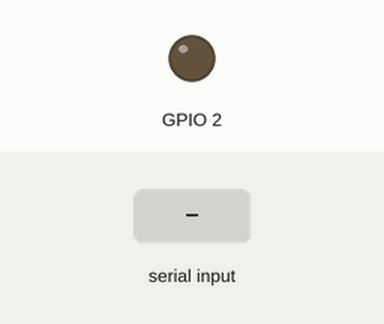
A sketch run on a simulated ESP8266 (NodeMCU). Parts: output pins drawn as LEDs (lit = HIGH). The test bench sets the inputs (shaded band). WiFi joins after 1.5 s; servers stay silent unless stated; a WiFi scan finds three made-up networks; what the sketch prints to the serial monitor is not drawn.

Above: at 0.0 s.
At 2.2 s:
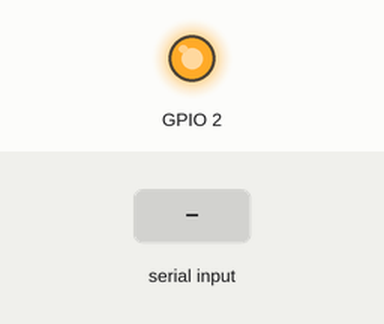
2.3 s: "1\n" received over Serial
4.6 s: "0\n" received over Serial
At 6.9 s:
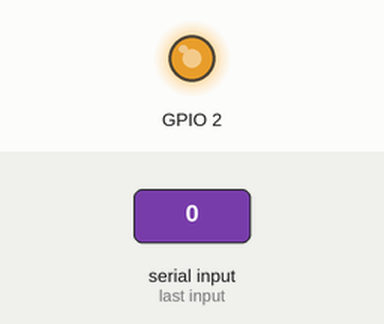
Timing chart, 0 to 8.6 s (numbered marks = the images above; inputs shaded):
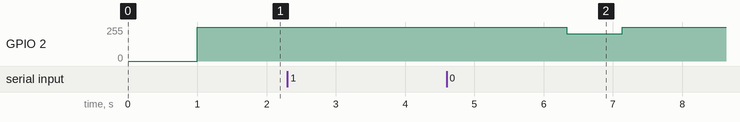

Measured:
- after the input at 2.3 s, every drawn part: stays the same
- after the input at 4.6 s, GPIO 2: 255/255 → 203/255 after 1.7 s, → 255/255 0.80 s later

The sketch:

ESPCloudDemo.ino
```cpp
/*  ESP8266 LDR ArduinoIDE Thingspeak IoT Example code
 *
 *  This sketch sends data via HTTP GET requests to api.thingspeak.com of the value on
 *  LDR sensor on ESP8266 development board - Wittyboard. You need an api_key from Thingspeak.
 *
 *  Based on: https://vaasa.hacklab.fi/2016/02/06/esp8266-on-nodemcu-board-ds18b20-arduinoide-thingspeak/
 *  ESP8266 Witty: http://www.schatenseite.de/en/2016/04/22/esp8266-witty-cloud-module/
 */

#include <ESP8266WiFi.h>
#include <ESP8266WebServer.h>
#include "GetAPFunc.h"

char ssid[32];
char pass[32];
char SCAN[32];


// RGB or button pins are not used in LDR example
#define RED_PIN      7   // RGB Light pin at Arduino pin 3
#define GREEN_PIN    8   // RGB Light pin at Arduino pin 5
#define BLUE_PIN     9   // RGB Light pin at Arduino pin 6
#define BUTTON_PIN   4   // Alert When HIGH button
#define LDR_PIN      A0

char host[] = "api.thingspeak.com";
//char host[] = "https://api.thingspeak.com/update?api_key=4ITYPMBOC90G7DK4&field1=0";
String ApiKey = "4ITYPMBOC90G7DK4";
String path = "/update?key=" + ApiKey + "&field1=";

int ldr_value = 0;

void setup() {

  Serial.begin(115200);
  delay(1000);
  Serial.println(".");
  pinMode(LDR_PIN, INPUT);
  pinMode(2, OUTPUT);
  digitalWrite(2, 1);


}

void loop() {

  SCAN[0] = 0;
  GetAP();
  Serial.print("\n");

  Serial.print("Enter SSID:\n");
  while(newData == false){
    recvWithEndMarker();
//    showNewData();
//    Serial.println(receivedChars);
    delay(20);
  }
    strcpy(ssid, receivedChars);
//    ssid = receivedChars;

    Serial.println(ssid);
    Serial.print("\n");
    newData = false;

  Serial.print("Enter Password:\n");
    while(newData == false){
      recvWithEndMarker();
    delay(20);\
  }
    strcpy(pass, receivedChars);
  //  pass = receivedChars;
    Serial.println(pass);
    Serial.print("\n");
    newData = false;


  Serial.print("Connecting to ");
  Serial.println(ssid);

  WiFi.begin(ssid, pass);
  // Wait for connection
  while (WiFi.status() != WL_CONNECTED) {
    delay(500);
    Serial.print(".");
  }

  Serial.println("");
  Serial.print("Connected to ");
  Serial.println(ssid);
  Serial.print("IP address: ");
  Serial.println(WiFi.localIP());

  while(strcmp(SCAN, receivedChars) != 0){
    recvWithEndMarker();
    strcpy(SCAN, receivedChars);
    Serial.println(SCAN);
    showNewData();
    ldr_value = analogRead(LDR_PIN); // read input value and store it
    Serial.println(ldr_value);
    WiFiClient client;
    const int httpPort = 80;
    if (!client.connect(host, httpPort)) {
      Serial.println("connection failed");
      return;
    }


    client.print(String("GET ") + path + ldr_value + " HTTP/1.1\r\n" +
               "Host: " + host + "\r\n" +
               "Connection: keep-alive\r\n\r\n");

    analogWrite(2, static_cast<int>(PWMRANGE * 0.01 * 80));
    delay(800);
    digitalWrite(2, 1);

    delay(6000);
}
}
```

Functions.cpp
```cpp
#include "GetAPFunc.h"

  char receivedChars[numChars]; // an array to store the received data
  boolean newData;

void recvWithEndMarker() {

  static byte ndx = 0;
  char endMarker = '\n';
  char rc;

//  if (Serial.available() > 0) {
    while (Serial.available() > 0 && newData == false) {
  rc = Serial.read();

  if (rc != endMarker) {
    receivedChars[ndx] = rc;
    ndx++;
    if (ndx >= numChars) {
    ndx = numChars - 1;
    }
  }
 else {
   receivedChars[ndx] = '\0'; // terminate the string
   ndx = 0;
    newData = true;
  }
 }
}
//}

void showNewData() {
  if (newData == true) {
    Serial.print("This just in ... ");
    Serial.println(receivedChars);
    newData = false;
 }
}
```

GetAP.cpp.ino
```cpp
/*
    This sketch demonstrates how to scan WiFi networks.
    The API is almost the same as with the WiFi Shield library,
    the most obvious difference being the different file you need to include:
*/
#include "GetAPFunc.h"


void GetAP() {
  WiFi.mode(WIFI_STA);
  WiFi.disconnect();
  delay(100);

  Serial.println("WiFi Disconected");
  Serial.println("scan start");

  // WiFi.scanNetworks will return the number of networks found
  int n = WiFi.scanNetworks();
  Serial.println("scan done");
  if (n == 0) {
    Serial.println("no networks found");
  } else {
    Serial.print(n);
    Serial.println(" networks found");
    for (int i = 0; i < n; ++i) {
      // Print SSID and RSSI for each network found
      Serial.print(i + 1);
      Serial.print(": ");
      Serial.print(WiFi.SSID(i));
      Serial.print(" (");
      Serial.print(WiFi.RSSI(i));
      Serial.print(")");
      Serial.println((WiFi.encryptionType(i) == ENC_TYPE_NONE) ? " " : "*");
      delay(10);
    }
  }
  Serial.println("");

  // Wait a bit before scanning again
  delay(50);
}
```

GetAPFunc.h
```cpp
#ifndef GETAPFUNC_H
#define GETAPFUNC_H

#include "ESP8266WiFi.h"

 const byte numChars = 32;
 extern char receivedChars[numChars]; // an array to store the received data
 extern boolean newData;

void GetAP();
void recvWithEndMarker();
void showNewData();

#endif
```
